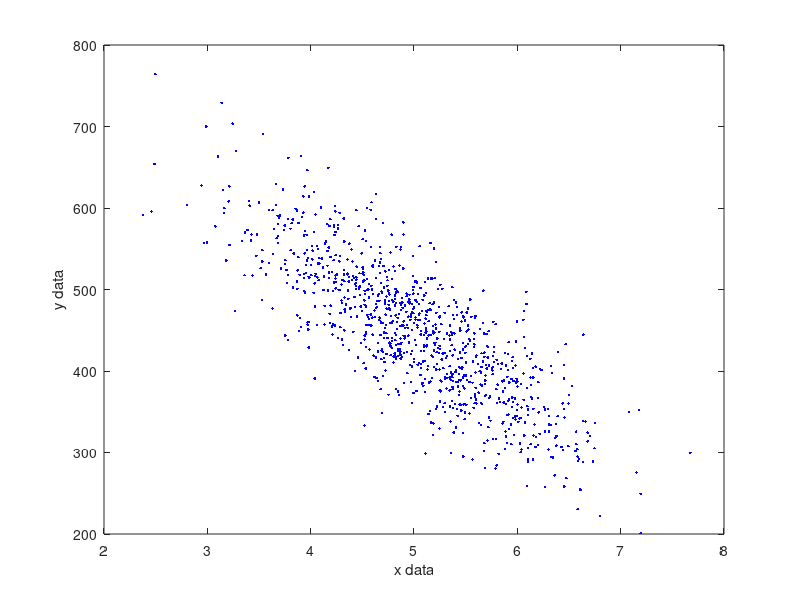
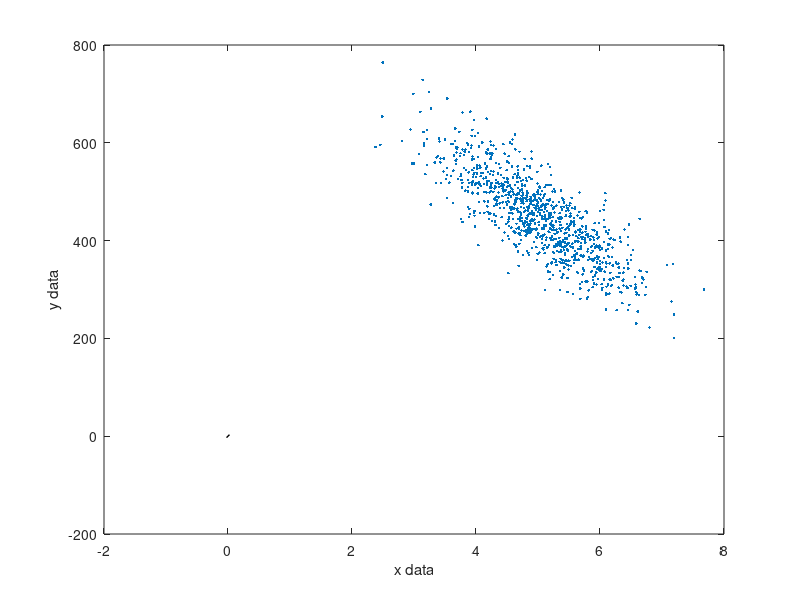
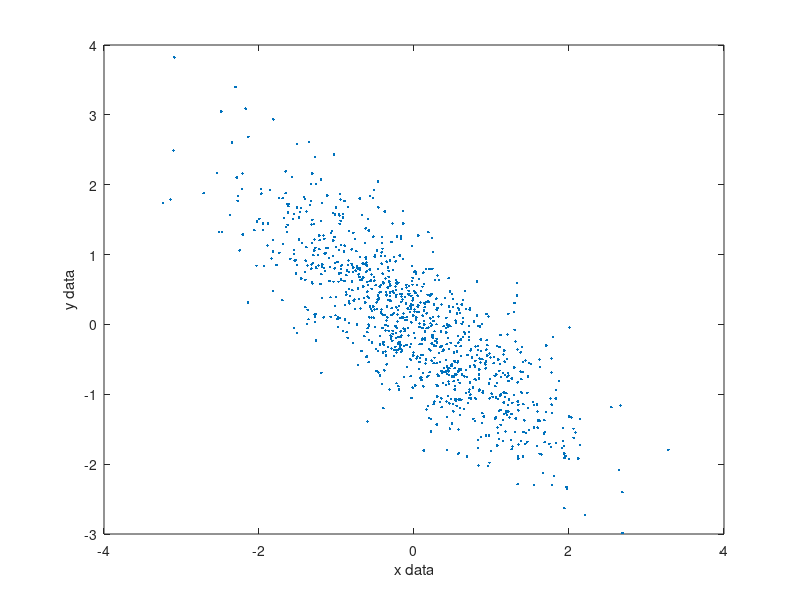

Source code (MATLAB) for these figures, in order: (Note: this script raises an error after producing the figures.)
% Qbio 2 Project 1
rng('default')
s = rng;
%% Question 1
u = random('norm',5,1,1000,1);
v = random('norm',5,1,1000,1);
x = 0.25 * u + 0.75 * v;
y = 25 * u - 75 * v + 700;
datam = [x y];
% Scatter plot of the data
figure(1)
plot(x,y,'b.')
xlabel('x data')
ylabel('y data') 
% Find covariance matrix and manually find eigensystem
A = cov(x,y);
[E,A] = eigs(A);
% Perform PCA and plot vectors on scatter plot
[pcs, trans, evs] = pca(datam);
figure(2)
plot(x,y,'.')
xlabel('x data')
ylabel('y data') 
v1 = E(:,1);
hold on 
plot([-v1(1), v1(1)],[-v1(2), v1(2)], 'k', 'linewidth', 3)
% Mean centering and scaling data based on standard deviation
mux = mean(x);
muy = mean(y);
sdx = std(x);
sdy = std(y);
xc = x - mux;
yc = y - muy;
xcs = xc/sdx;
ycs = yc/sdy;
datam1 = [xcs,ycs];
figure (3)
plot(xcs,ycs,'.')
xlabel('x data')
ylabel('y data') 
% Perform PCA on new dataset
[pcs1,trans1,evs1] = pca(datam1);



if eq(mean(x),5.0195) % Test for randomness
    "rnd is default, data is not random"
else
    "Warning: data is random"
end


%% Question 2

% Simulation parameters

tspan = [0 100];
y0 = [0;0;0;1;1;1];
[t,y] = ode45(@de,tspan,y0);


% Plotting
figure(4)

subplot(6,1,1)
plot(t,y(:,1))
ylabel('Concentration of mRNA A')

subplot(6,1,2)
plot(t,y(:,4))
ylabel('Concentration of protein A')

subplot(6,1,3)
plot(t,y(:,2))
ylabel('Concentration of mRNA B')

subplot(6,1,4)
plot(t,y(:,5))
ylabel('Concentration of protein B')

subplot(6,1,5)
plot(t,y(:,3))
ylabel('Concentration of mRNA C')

subplot(6,1,6)
plot(t,y(:,6))
ylabel('Concentration of protein C')
xlabel('time')

function dydt = de(t,y)

% ODE parameters

a0 = 4;
a = 0.5 ;
b = 0.01;
tau = 0.005;

% DEs
dydt = [
    tau*(a0-y(1)-a*y(6))+y(1); 
    tau*(a0-y(2)-a*y(4))+y(2);
    tau*(a0-y(3)-a*y(5))+y(3); 
    (tau*b*(y(1)-y(4)))+y(4); 
    b*(y(2)-y(5)) + y(5); 
    (tau*b*(y(3)-y(6))) + y(6)
    ];

end
